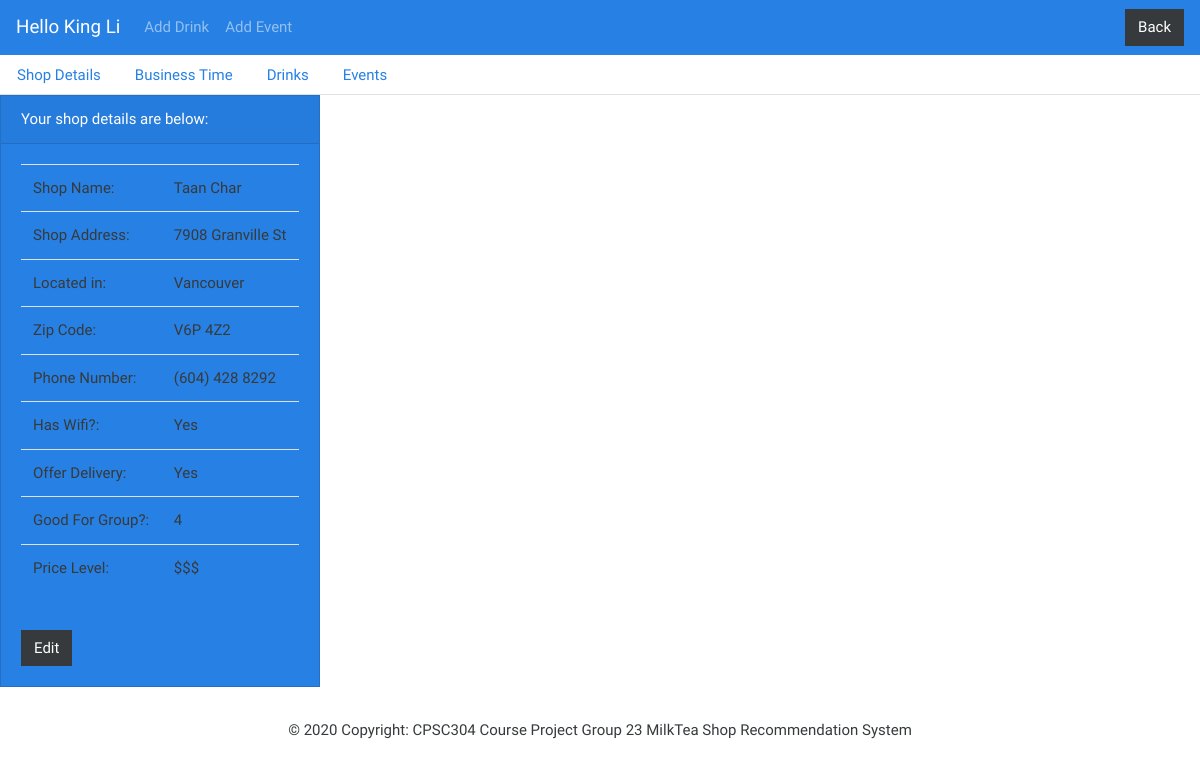
The app's page /inc/shopmanage.php?id=602 (signed in) with its own data.
### tables this page shows
CREATE TABLE Milk_Tea_Shop (
        Shop_ID integer PRIMARY KEY,
        Shop_Name varchar(30) NOT NULL,
        Address varchar(60) NOT NULL,
        Zip_Code varchar(10) NOT NULL,
        Phone_Number varchar(20) UNIQUE NOT NULL,
        Has_Wifi bit,
        Offer_Delivery bit,
        Good_For_Group integer,
        Average_Rating real DEFAULT 0,
        Price_ID integer NOT NULL DEFAULT 599,
        Owner_ID integer NOT NULL,
        UNIQUE (Address, Zip_Code),
        UNIQUE (Shop_Name, Zip_Code),
        FOREIGN KEY (Zip_Code) REFERENCES Zipcode_To_Region(Zip_Code) ON UPDATE CASCADE,
        FOREIGN KEY (Price_ID) REFERENCES Price_Level(Level_ID) ON UPDATE CASCADE,  
        FOREIGN KEY (Owner_ID) REFERENCES Business_Owner_Account (Account_ID) ON UPDATE CASCADE
);

CREATE TABLE Region(
        Region_ID  integer PRIMARY KEY,
        Name varchar(20) UNIQUE NOT NULL
);

CREATE TABLE Price_Level (
           	Level_ID integer PRIMARY KEY,
           	Name varchar(20) UNIQUE NOT NULL
);

### inc/shopmanage.php (the view, shortened to what this page needs)
<?php
    require('config/db.php');
    $cur_owner_id = '';
    $cur_owner_name = '';
    if(!isset($_SESSION['owner_logged_in']))
    {
        header('Location:../index.php');
        exit;
    }
    else{
        $cur_owner_name = $_SESSION['logged_owner_name'];
        $cur_owner_id = $_SESSION['logged_owner_id'];
    }
    if(!isset($_SESSION['current_shop_id'])){
        if(isset($_GET['id'])){
            $curr_shop_id = mysqli_real_escape_string($conn,$_GET['id']);
            settype($curr_shop_id, 'integer');
        }
        else
        {
            header('Location:ownerprofile.php');
            exit;
        }
    }
    else {
        $curr_shop_id = $_SESSION['current_shop_id'];
    }
    $shop_sql = "SELECT Shop_Name, Address, Zip_Code, Phone_Number, Has_Wifi, Offer_Delivery, Good_For_Group, Price_ID
    FROM milk_tea_shop
    WHERE Shop_ID = '$curr_shop_id' AND Owner_ID = '$cur_owner_id'";
    $shop_result = mysqli_query($conn, $shop_sql);
    $shop = mysqli_fetch_assoc($shop_result);
    $zipCode = $shop['Zip_Code'];
    $priceCode = $shop['Price_ID'];
    $regionsql = "SELECT Name
    FROM zipcode_to_region z, region r
    WHERE z.Region = r.Region_ID AND z.Zip_Code = '$zipCode'";
    $regionresult = mysqli_query($conn, $regionsql);
    $regionName = mysqli_fetch_assoc($regionresult);
    $pricesql = "SELECT price_level.Name FROM price_level WHERE Level_ID = '$priceCode'";
    $priceResult = mysqli_query($conn, $pricesql);
    $priceLevel = mysqli_fetch_assoc($priceResult);
?>
<!DOCTYPE html>
<html>
<head>
    <link rel="stylesheet" type="text/css" href="https://bootswatch.com/4/cosmo/bootstrap.min.css">
</head>
<body>
<nav class="navbar navbar-expand-lg navbar-dark bg-primary">
    <a class="navbar-brand" href="#">Hello <?php echo $cur_owner_name . ' '?></a>
    <div class="collapse navbar-collapse" >
        <ul class="navbar-nav mr-auto">
            <li class="nav-item">
                <a class="nav-link" href="addDrink.php">Add Drink</a>
            </li>
            <li class="nav-item">
                <a class="nav-link" href="event.php">Add Event</a>
            </li>
        </ul>
        <form class="form-inline my-2 my-lg-0" method="post" action="<?php echo $_SERVER['PHP_SELF']; ?>">
            <button class="btn btn-secondary my-2 my-sm-0" type="submit" name="shop_quit">Back</button>
        </form>
    </div>
</nav>
<ul class="nav nav-tabs">
    <li class = "nav-item active">
        <a class="nav-link" href="#details">Shop Details</a>
    </li>
    <li class="nav-item">
        <a class="nav-link" href="#hours">Business Time</a>
    </li>
    <li class="nav-item">
        <a class="nav-link" href="#drinks">Drinks</a>
    </li>
    <li class="nav-item">
        <a class="nav-link" href="#events">Events</a>
    </li>
</ul>
<div id="myTabContent" class="tab-content">
    <div class="tab-pane fade in active show" id="details">
        <div class="card text-white bg-primary mb-3" style="max-width: 20rem;">
            <div class="card-header">Your shop details are below:</div>
            <div class="card-body">
                <table class="table table-hover">
                    <tr>
                        <td>Shop Name:</td>
                        <td><?=$shop['Shop_Name']?></td>
                    </tr>
                    <tr>
                        <td>Shop Address:</td>
                        <td><?=$shop['Address']?></td>
                    </tr>
                    <tr>
                        <td>Located in:</td>
                        <td><?=$regionName['Name']?></td>
                    </tr>
                    <tr>
                        <td>Zip Code:</td>
                        <td><?=$zipCode?></td>
                    </tr>
                    <tr>
                        <td>Phone Number:</td>
                        <td><?=$shop['Phone_Number']?></td>
                    </tr>
                    <tr>
                        <td>Has Wifi?:</td>
                        <td><?php echo $shop['Has_Wifi'] ? 'Yes': 'No'; ?></td>
                    </tr>
                    <tr>
                        <td>Offer Delivery:</td>
                        <td><?php echo $shop['Offer_Delivery'] ? 'Yes': 'No'; ?></td>
                    </tr>
                    <tr>
                        <td>Good For Group?:</td>
                        <td><?=$shop['Good_For_Group']?></td>
                    </tr>
                    <tr>
                        <td>Price Level:</td>
                        <td><?=$priceLevel['Name']?></td>
                    </tr>
                </table>
                <br>
                <form action="editstore.php" method="POST">
                    <button type="submit" name="edit_shop" class="btn btn-secondary my-2 my-sm-0" value="<?php echo $curr_shop_id; ?>">Edit</button>
                </form>
            </div>
        </div>
    </div>
</div>
<?php include('footer.php'); ?>
</body>
</html>

### records on screen
milk_tea_shop: Shop_Name "Taan Char", Address "7908 Granville St", Zip_Code "V6P 4Z2", Phone_Number "(604) 428 8292", Good_For_Group "4"
region: Name "Vancouver"
price_level: Name "$$$"

### other values on screen
$cur_owner_name "King Li"
